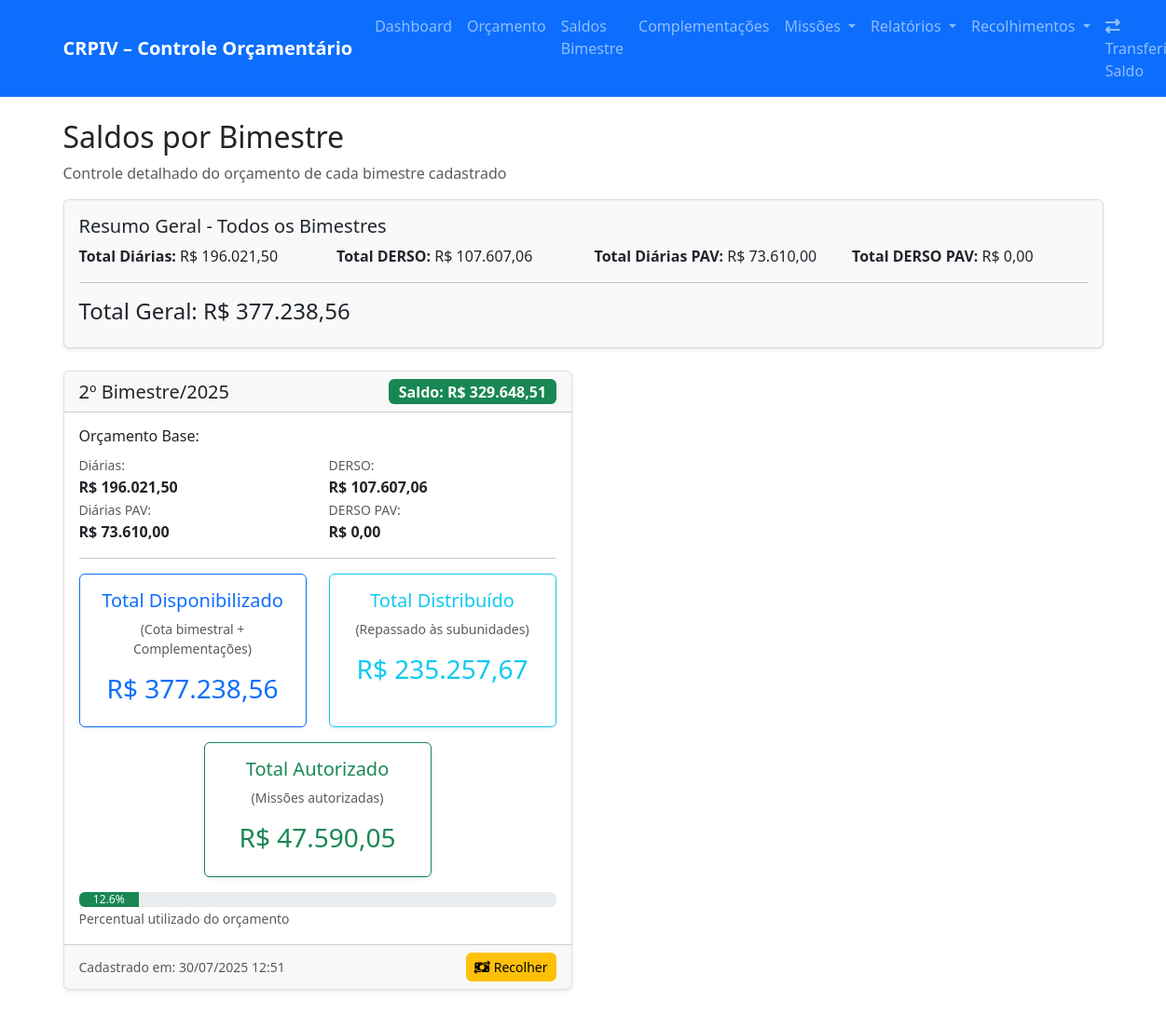
The app's page /saldos_bimestre with its own data.
### models.py (models this page shows)
class Orcamento(db.Model):
    id = db.Column(db.Integer, primary_key=True)
    bimestre = db.Column(db.String(20), nullable=False)
    ano = db.Column(db.Integer, nullable=False)
    data_inicio = db.Column(db.Date, nullable=False)  # NOVO
    data_fim = db.Column(db.Date, nullable=False)     # NOVO
    diarias = db.Column(db.Float, default=0.0)
    derso = db.Column(db.Float, default=0.0)
    diarias_pav = db.Column(db.Float, default=0.0)
    derso_pav = db.Column(db.Float, default=0.0)
    status = db.Column(db.String(20), default='ativo')  # NOVO: ativo, finalizado
    data_criacao = db.Column(db.DateTime, default=datetime.utcnow)
    data_finalizacao = db.Column(db.DateTime)  # NOVO

### app.py (the view)
@app.route('/saldos_bimestre')
def saldos_bimestre():
    try:
        saldos = calcular_saldo_por_bimestre()
        totais_geral = calcular_orcamento_total_todos_bimestres()
        return render_template('saldos_bimestre.html',
                             saldos_bimestre=saldos,
                             totais_geral=totais_geral)
    except Exception as e:
        print(f"❌ Erro em saldos_bimestre: {e}")
        flash('Erro ao carregar saldos por bimestre', 'error')
        return render_template('saldos_bimestre.html',
                             saldos_bimestre=[],
                             totais_geral={'diarias': 0, 'derso': 0, 'diarias_pav': 0, 'derso_pav': 0})

### app.py (called while the page is built)
@app.template_filter('currency')
def currency_filter(value):
    if value is None:
        return "0,00"
    try:
        return f"{float(value):,.2f}".replace(',', 'X').replace('.', ',').replace('X', '.')
    except (ValueError, TypeError):
        return "0,00"

### templates/saldos_bimestre.html (shortened to what this page needs)
{% extends "base.html" %}
{% block content %}
<div class="row">
    <div class="col-12">
        <h2>Saldos por Bimestre</h2>
        <p class="text-muted">Controle detalhado do orçamento de cada bimestre cadastrado</p>
    </div>
</div>
<div class="row mb-4">
    <div class="col-12">
        <div class="card bg-light">
            <div class="card-body">
                <h5>Resumo Geral - Todos os Bimestres</h5>
                <div class="row">
                    <div class="col-md-3">
                        <strong>Total Diárias:</strong> R$ {{ totais_geral.diarias|currency }}
                    </div>
                    <div class="col-md-3">
                        <strong>Total DERSO:</strong> R$ {{ totais_geral.derso|currency }}
                    </div>
                    <div class="col-md-3">
                        <strong>Total Diárias PAV:</strong> R$ {{ totais_geral.diarias_pav|currency }}
                    </div>
                    <div class="col-md-3">
                        <strong>Total DERSO PAV:</strong> R$ {{ totais_geral.derso_pav|currency }}
                    </div>
                </div>
                <hr>
                <h4>Total Geral: R$ {{ (totais_geral.diarias + totais_geral.derso + totais_geral.diarias_pav + totais_geral.derso_pav)|currency }}</h4>
            </div>
        </div>
    </div>
</div>
{% if saldos_bimestre %}
<div class="row">
    {% for item in saldos_bimestre %}
    <div class="col-md-6 mb-4">
        <div class="card h-100">
            <div class="card-header d-flex justify-content-between align-items-center">
                <h5 class="mb-0">{{ item.orcamento.bimestre }}/{{ item.orcamento.ano }}</h5>
                <span class="badge fs-6 {{ 'bg-success' if item.saldo > 0 else 'bg-danger' if item.saldo < 0 else 'bg-warning' }}">
                    Saldo: R$ {{ item.saldo|currency }}
                </span>
            </div>
            <div class="card-body">
                <h6>Orçamento Base:</h6>
                <div class="row mb-3">
                    <div class="col-6">
                        <small class="text-muted">Diárias:</small><br>
                        <strong>R$ {{ item.orcamento.diarias|currency }}</strong>
                    </div>
                    <div class="col-6">
                        <small class="text-muted">DERSO:</small><br>
                        <strong>R$ {{ item.orcamento.derso|currency }}</strong>
                    </div>
                    <div class="col-6">
                        <small class="text-muted">Diárias PAV:</small><br>
                        <strong>R$ {{ item.orcamento.diarias_pav|currency }}</strong>
                    </div>
                    <div class="col-6">
                        <small class="text-muted">DERSO PAV:</small><br>
                        <strong>R$ {{ item.orcamento.derso_pav|currency }}</strong>
                    </div>
                </div>
<hr>
<div class="row mb-3">
    <div class="col-md-6">
        <div class="card text-center border-primary h-100">
            <div class="card-body">
                <h5 class="card-title text-primary">Total Disponibilizado</h5>
                <p class="small text-muted">(Cota bimestral + Complementações)</p>
                <h3 class="text-primary">R$ {{ item.total_disponibilizado|currency }}</h3>
            </div>
        </div>
    </div>
    <div class="col-md-6">
        <div class="card text-center border-info h-100">
            <div class="card-body">
                <h5 class="card-title text-info">Total Distribuído</h5>
                <p class="small text-muted">(Repassado às subunidades)</p>
                <h3 class="text-info">R$ {{ item.total_distribuido|currency }}</h3>
            </div>
        </div>
    </div>
</div>
<div class="row mb-3">
    <div class="col-md-6 offset-md-3">
        <div class="card text-center border-success">
            <div class="card-body">
                <h5 class="card-title text-success">Total Autorizado</h5>
                <p class="small text-muted">(Missões autorizadas)</p>
                <h3 class="text-success">R$ {{ item.total_autorizado|currency }}</h3>
            </div>
        </div>
    </div>
</div>
                <div class="mt-3">
                    {% set percentual_usado = (item.total_autorizado / item.total_disponibilizado * 100) if item.total_disponibilizado > 0 else 0 %}
                    <div class="progress">
                        <div class="progress-bar {{ 'bg-success' if percentual_usado < 80 else 'bg-warning' if percentual_usado < 100 else 'bg-danger' }}"
                             style="width: {{ percentual_usado|round(1) }}%">
                            {{ percentual_usado|round(1) }}%
                        </div>
                    </div>
                    <small class="text-muted">Percentual utilizado do orçamento</small>
                </div>
            </div>
            <div class="card-footer">
                <div class="d-flex justify-content-between align-items-center">
                    <small class="text-muted">
                        Cadastrado em: {{ item.orcamento.data_criacao.strftime('%d/%m/%Y %H:%M') }}
                    </small>
                    <div class="btn-group btn-group-sm">
                        {% if item.get('pode_recolher', False) %}
                        <a href="{{ url_for('visualizar_recolhimento', orcamento_id=item.orcamento.id) }}"
                           class="btn btn-warning btn-sm">
                            <i class="fas fa-money-bill-transfer"></i> Recolher
                        </a>
                        {% endif %}
                    </div>
                </div>
            </div>
        </div>
    </div>
    {% endfor %}
</div>
{% else %}
<div class="alert alert-info">
    <h4>Nenhum bimestre cadastrado</h4>
    <p>Cadastre orçamentos bimestrais para visualizar os saldos.</p>
    <a href="{{ url_for('orcamento') }}" class="btn btn-primary">Cadastrar Orçamento</a>
</div>
{% endif %}
{% endblock %}

### static/css/style.css (style rules this page uses)
.card { box-shadow: 0 0.125rem 0.25rem rgba(0, 0, 0, 0.075); border: 1px solid rgba(0, 0, 0, 0.125); }
.badge { font-size: 0.875em; }
.btn { border-radius: 0.375rem; }

### records on screen
Orcamento: orcamento.bimestre "2º Bimestre", orcamento.ano "2025", orcamento.diarias "196.021,50", orcamento.derso "107.607,06", orcamento.diarias_pav "73.610,00", orcamento.derso_pav "0,00", orcamento.data_criacao "30/07/2025 12:51"

### other values on screen
{{ totais_geral.diarias|currency }} "196.021,50"
{{ totais_geral.derso|currency }} "107.607,06"
{{ totais_geral.diarias_pav|currency }} "73.610,00"
{{ totais_geral.derso_pav|currency }} "0,00"
{{ item.saldo|currency }} "329.648,51"
{{ item.total_disponibilizado|currency }} "377.238,56"
{{ item.total_distribuido|currency }} "235.257,67"
{{ item.total_autorizado|currency }} "47.590,05"
{{ percentual_usado|round(1) }} "12.6"
